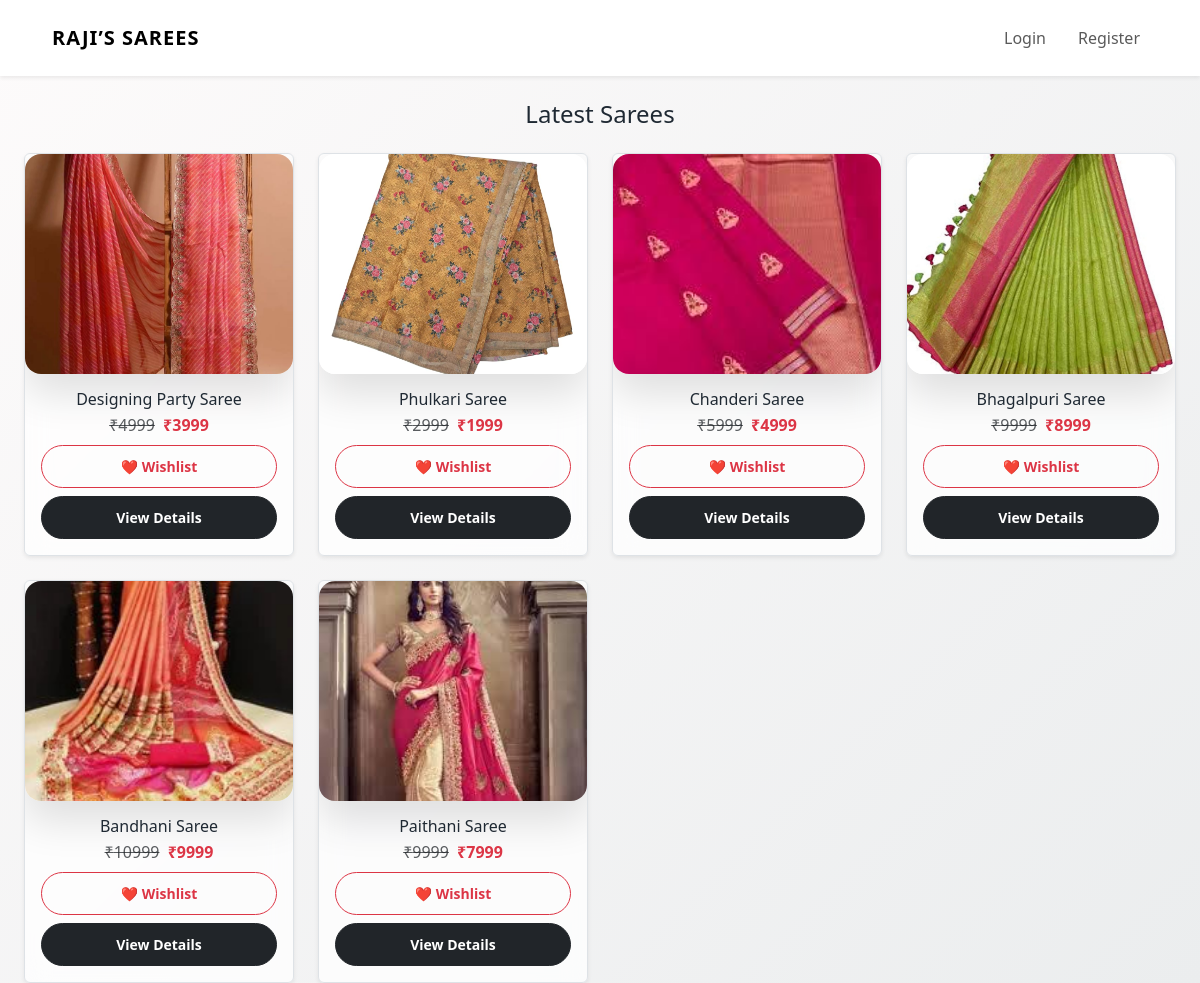
Before: / with the older database file.
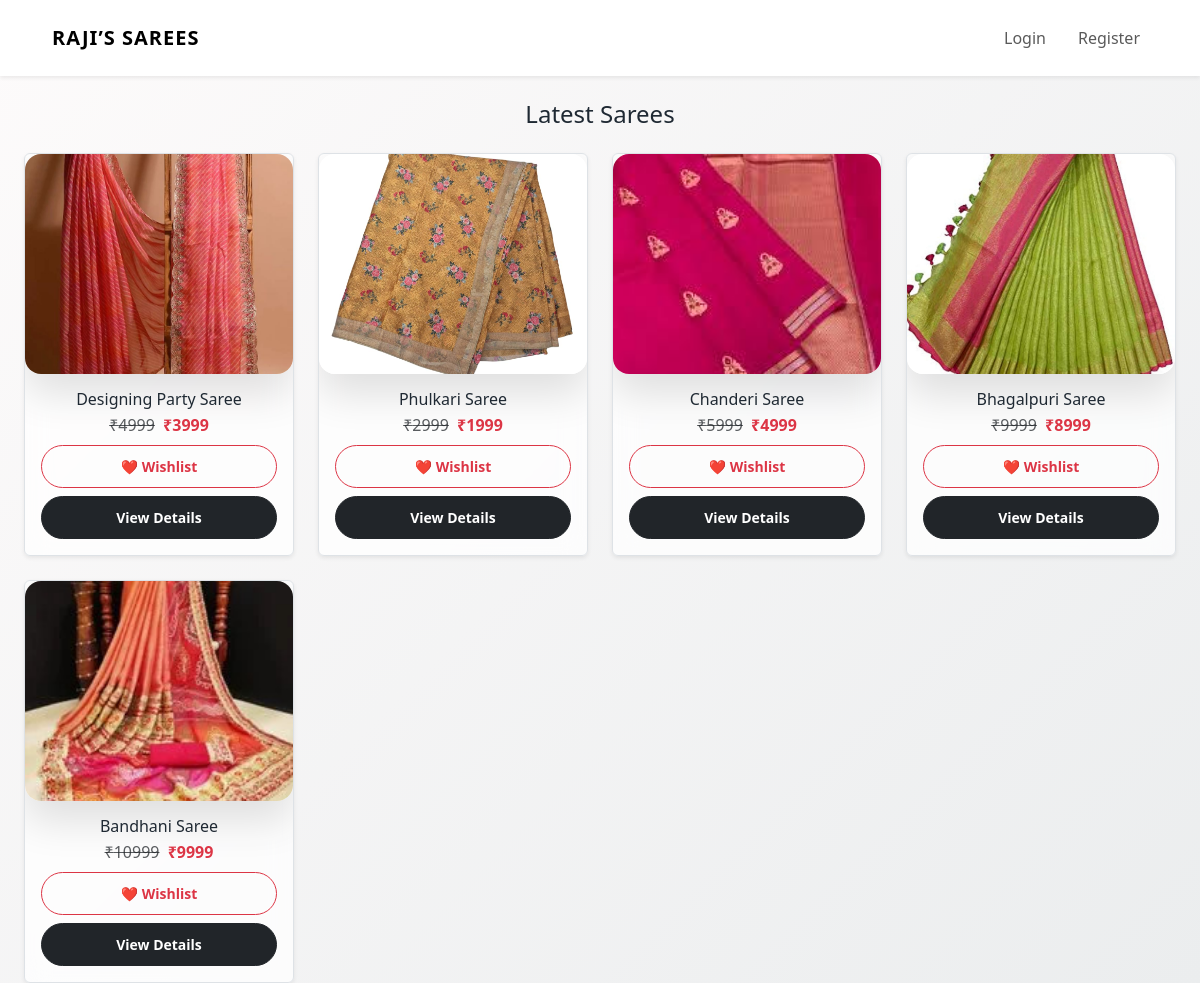
After: the same page with the newer database file.
### app.py (models this page shows)
class Product(db.Model):
    id = db.Column(db.Integer, primary_key=True)
    name = db.Column(db.String(150), nullable=False)
    mrp = db.Column(db.Integer, nullable=False)
    price = db.Column(db.Integer, nullable=False)
    stock = db.Column(db.Integer, nullable=False)
    image = db.Column(db.String(300), nullable=False)
    description = db.Column(db.Text, nullable=False)

### app.py (the view)
@app.route("/")
def home():
    products = Product.query.all()
    return render_template("home.html", sarees=products)

### app.py (called while the page is built)
@app.context_processor
def inject_cart_count():
    if current_user.is_authenticated:
        count = db.session.query(
            func.sum(CartItem.quantity)
        ).filter_by(user_id=current_user.id).scalar()
        return {"cart_count": count or 0}
    return {"cart_count": 0}

### templates/home.html
{% extends "base.html" %}
{% block content %}
<div class="container mt-4">
  <h4 class="mb-4 text-center">Latest Sarees</h4>
  <div class="row g-4">
    {% for product in sarees %}
    <div class="col-6 col-md-4 col-lg-3">
      <div class="product-card h-100 border rounded shadow-sm">
      <img
        src="{{ url_for('static',
              filename='uploads/' ~ product.name|lower|replace(' ', '') ~ '.jpg') }}"
        class="img-fluid product-img w-100"
        alt="{{ product.name }}"
        loading="lazy"
        onerror="this.onerror=null;this.src='/static/uploads/cottonhandloomsaree.jpg';"
      >
        <div class="p-3 text-center">
          <h6 class="mb-1">{{ product.name }}</h6>
          <p class="mb-2">
            <del class="text-muted">₹{{ product.mrp }}</del>
            <span class="text-danger fw-bold ms-1">₹{{ product.price }}</span>
          </p>
          <form method="POST" action="/wishlist/toggle/{{ product.id }}">
            <button type="submit" class="btn btn-outline-danger btn-sm w-100">
              ❤️ Wishlist
            </button>
          </form>
          <a
            href="{{ url_for('product_details', product_id=product.id) }}"
            class="btn btn-dark btn-sm w-100 mt-2">
            View Details
          </a>
        </div>
      </div>
    </div>
    {% endfor %}
  </div>
</div>
{% endblock %}

Changed rows visible on the page:
removed Product: shows a picture, name "Paithani Saree", mrp "9999", price "7999"
